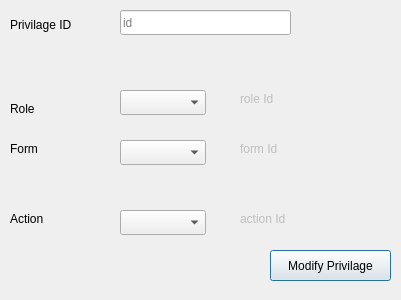
<?xml version="1.0" encoding="UTF-8"?>
<ui version="4.0">
    <class>Priv</class>
    <widget class="QDialog" name="Priv">
        <property name="geometry">
            <rect>
                <x>0</x>
                <y>0</y>
                <width>401</width>
                <height>300</height>
            </rect>
        </property>
        <property name="windowTitle">
            <string>Priv</string>
        </property>
        <widget class="QLabel" name="LB_roleId">
            <property name="enabled">
                <bool>false</bool>
            </property>
            <property name="geometry">
                <rect>
                    <x>240</x>
                    <y>90</y>
                    <width>151</width>
                    <height>17</height>
                </rect>
            </property>
            <property name="frameShape">
                <enum>QFrame::NoFrame</enum>
            </property>
            <property name="text">
                <string>role Id</string>
            </property>
        </widget>
        <widget class="QComboBox" name="CMB_roleName">
            <property name="geometry">
                <rect>
                    <x>120</x>
                    <y>90</y>
                    <width>86</width>
                    <height>25</height>
                </rect>
            </property>
        </widget>
        <widget class="QLabel" name="LB_formId">
            <property name="enabled">
                <bool>false</bool>
            </property>
            <property name="geometry">
                <rect>
                    <x>240</x>
                    <y>140</y>
                    <width>141</width>
                    <height>17</height>
                </rect>
            </property>
            <property name="frameShape">
                <enum>QFrame::NoFrame</enum>
            </property>
            <property name="text">
                <string>form Id</string>
            </property>
        </widget>
        <widget class="QLabel" name="label_2">
            <property name="geometry">
                <rect>
                    <x>10</x>
                    <y>140</y>
                    <width>67</width>
                    <height>17</height>
                </rect>
            </property>
            <property name="text">
                <string>Form</string>
            </property>
        </widget>
        <widget class="QComboBox" name="CMB_formName">
            <property name="geometry">
                <rect>
                    <x>120</x>
                    <y>140</y>
                    <width>86</width>
                    <height>25</height>
                </rect>
            </property>
        </widget>
        <widget class="QLabel" name="label_3">
            <property name="geometry">
                <rect>
                    <x>10</x>
                    <y>210</y>
                    <width>67</width>
                    <height>17</height>
                </rect>
            </property>
            <property name="text">
                <string>Action</string>
            </property>
        </widget>
        <widget class="QLabel" name="User">
            <property name="geometry">
                <rect>
                    <x>10</x>
                    <y>100</y>
                    <width>67</width>
                    <height>17</height>
                </rect>
            </property>
            <property name="text">
                <string>Role</string>
            </property>
        </widget>
        <widget class="QComboBox" name="CMB_actionName">
            <property name="geometry">
                <rect>
                    <x>120</x>
                    <y>210</y>
                    <width>86</width>
                    <height>25</height>
                </rect>
            </property>
        </widget>
        <widget class="QPushButton" name="BTN_modifyPrivilage">
            <property name="geometry">
                <rect>
                    <x>270</x>
                    <y>250</y>
                    <width>121</width>
                    <height>31</height>
                </rect>
            </property>
            <property name="text">
                <string>Modify Privilage</string>
            </property>
        </widget>
        <widget class="QLabel" name="LB_actionId">
            <property name="enabled">
                <bool>false</bool>
            </property>
            <property name="geometry">
                <rect>
                    <x>240</x>
                    <y>210</y>
                    <width>141</width>
                    <height>17</height>
                </rect>
            </property>
            <property name="frameShape">
                <enum>QFrame::NoFrame</enum>
            </property>
            <property name="text">
                <string>action Id</string>
            </property>
        </widget>
        <widget class="QLineEdit" name="LE_id">
            <property name="geometry">
                <rect>
                    <x>120</x>
                    <y>10</y>
                    <width>171</width>
                    <height>25</height>
                </rect>
            </property>
            <property name="placeholderText">
                <string>id</string>
            </property>
        </widget>
        <widget class="QLabel" name="label_9">
            <property name="geometry">
                <rect>
                    <x>10</x>
                    <y>10</y>
                    <width>99</width>
                    <height>29</height>
                </rect>
            </property>
            <property name="text">
                <string>Privilage ID</string>
            </property>
        </widget>
    </widget>
    <resources/>
    <connections/>
</ui>
